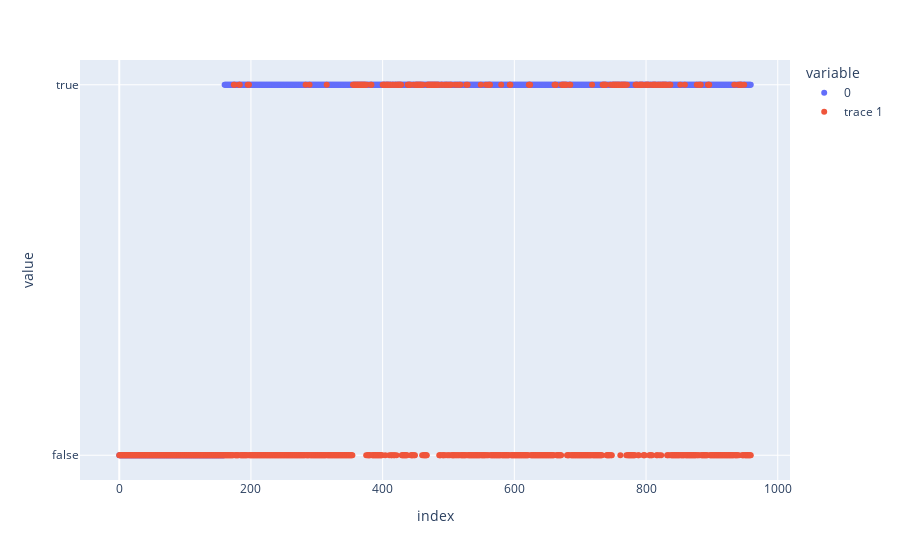

The notebook cell saved with this chart:
### Code cell
fig = px.scatter(ground_truth_faults)
fig.add_scatter(y=detected_as_faults, mode='markers')

### Figure 1 — Plotly figure (JSON) as saved in the notebook; plotly's stock layout.template omitted (floating-point values rounded to 4 significant figures; data arrays with more than 128 entries replaced by an {"elided": "..."} marker saying what was removed)
{"data": [{"hovertemplate": "variable=0<br>index=%{x}<br>value=%{y}<extra></extra>", "legendgroup": "0", "marker": {"color": "#636efa", "symbol": "circle"}, "mode": "markers", "name": "0", "orientation": "v", "showlegend": true, "type": "scatter", "x": {"elided": "960 int values"}, "xaxis": "x", "y": {"elided": "960 bool values"}, "yaxis": "y"}, {"mode": "markers", "type": "scatter", "y": {"elided": "960 bool values"}}], "layout": {"legend": {"title": {"text": "variable"}, "tracegroupgap": 0}, "margin": {"t": 60}, "xaxis": {"anchor": "y", "domain": [0, 1], "title": {"text": "index"}}, "yaxis": {"anchor": "x", "domain": [0, 1], "title": {"text": "value"}}}}
